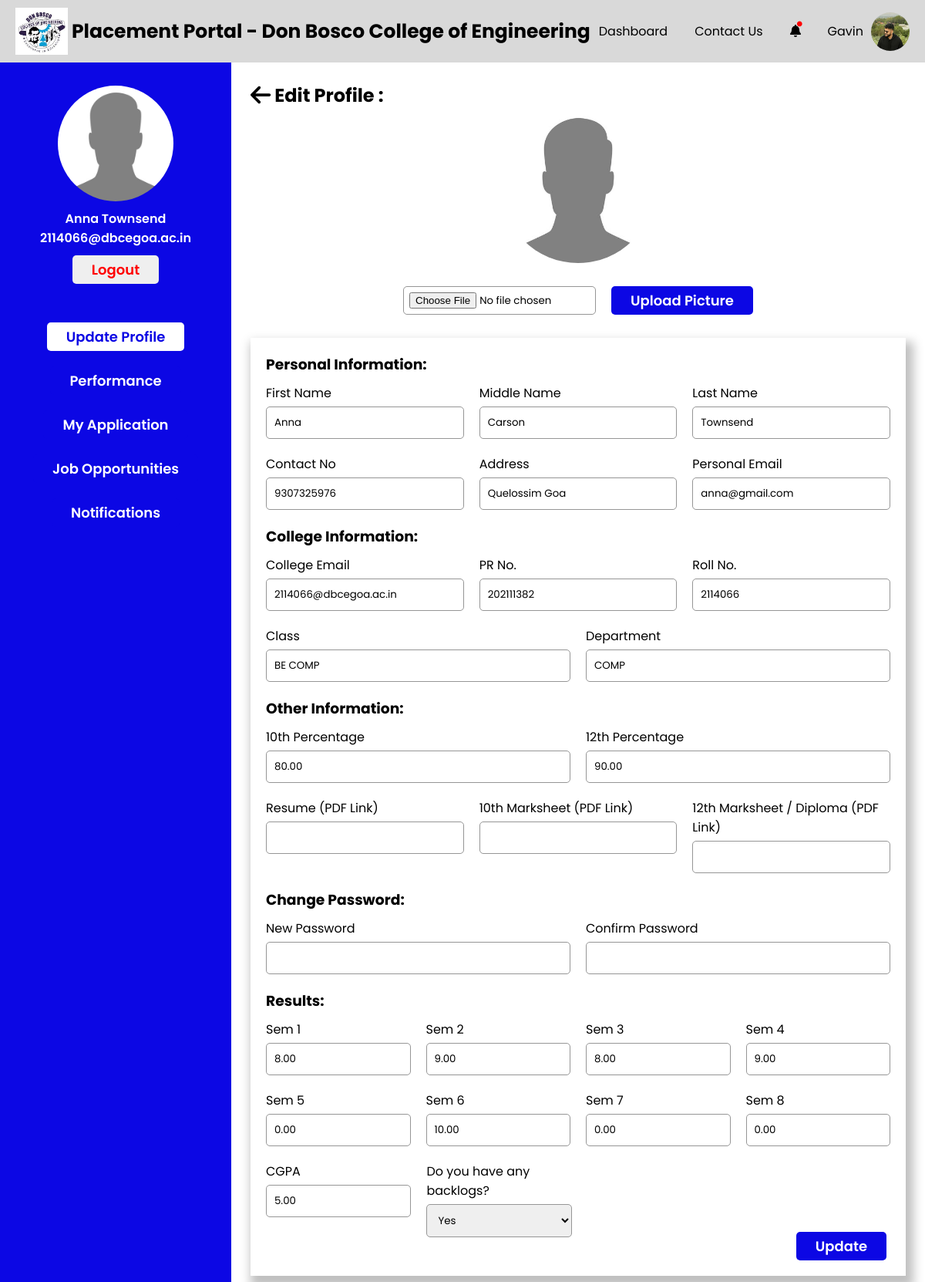
/Students/my-profile.php (signed in), run on an earlier commit of the app's database.
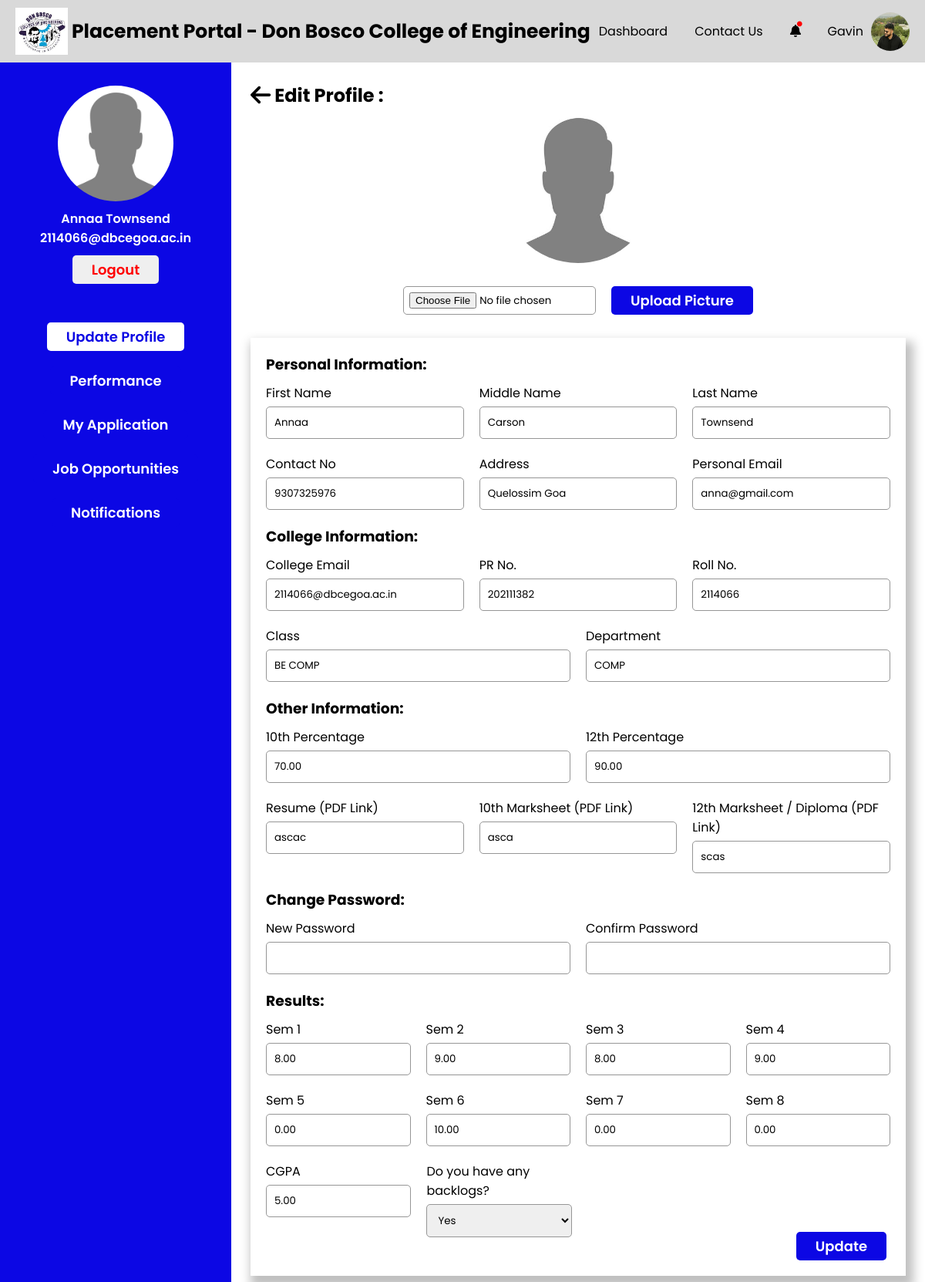
And on a later commit of the database.
### tables this page shows
CREATE TABLE `student` (
  `S_College_Email` varchar(255) NOT NULL,
  `S_Fname` varchar(255) NOT NULL,
  `S_Mname` varchar(255) NOT NULL,
  `S_Lname` varchar(255) NOT NULL,
  `S_Personal_Email` varchar(255) NOT NULL,
  `S_Address` text NOT NULL,
  `S_Phone_no` varchar(20) NOT NULL,
  `S_Roll_no` varchar(50) NOT NULL,
  `S_PR_No` varchar(50) NOT NULL,
  `S_10th_Perc` decimal(5,2) NOT NULL,
  `S_12th_Perc` decimal(5,2) NOT NULL,
  `S_Password` varchar(255) NOT NULL,
  `S_Resume` varchar(255) NOT NULL,
  `S_Profile_pic` varchar(255) NOT NULL,
  `S_10th_marksheet` varchar(255) NOT NULL,
  `S_12th_marksheet` varchar(255) NOT NULL,
  `S_Class_id` int(11) DEFAULT NULL,
  `S_Year_of_Admission` year(4) NOT NULL,
  `Gender` varchar(1) NOT NULL,
  `PLACED` varchar(10) NOT NULL DEFAULT 'No',
  `registration_complete` tinyint(4) NOT NULL DEFAULT 0
);

CREATE TABLE `class` (
  `Class_id` int(11) NOT NULL,
  `Class_name` varchar(255) NOT NULL,
  `Dept_id` int(11) DEFAULT NULL
);

CREATE TABLE `department` (
  `Dept_id` int(11) NOT NULL,
  `Dept_name` varchar(255) NOT NULL
);

CREATE TABLE `result` (
  `S_College_Email` varchar(255) NOT NULL,
  `Sem1_SGPA` decimal(4,2) NOT NULL DEFAULT 0.00,
  `Sem2_SGPA` decimal(4,2) NOT NULL DEFAULT 0.00,
  `Sem3_SGPA` decimal(4,2) NOT NULL DEFAULT 0.00,
  `Sem4_SGPA` decimal(4,2) NOT NULL DEFAULT 0.00,
  `Sem5_SGPA` decimal(4,2) NOT NULL DEFAULT 0.00,
  `Sem6_SGPA` decimal(4,2) NOT NULL DEFAULT 0.00,
  `Sem7_SGPA` decimal(4,2) NOT NULL DEFAULT 0.00,
  `Sem8_SGPA` decimal(4,2) NOT NULL DEFAULT 0.00,
  `CGPA` decimal(4,2) NOT NULL DEFAULT 0.00,
  `has_backlogs` tinyint(1) DEFAULT 0
);

### Students/my-profile.php (the view, shortened to what the rows shown need)
<?php
global $conn;
if (isset($_SESSION["user_type"]) && isset($_SESSION["user_email"])) {
    $fetchStudentQuery = "SELECT S.S_10th_marksheet as marksheet_10, S.S_12th_marksheet as marksheet_12, S.S_10th_Perc as percentage_10, S.S_12th_Perc as percentage_12, S.S_Address as address, S.S_College_Email as cemail, S.S_Fname as fname, S.S_Lname as lname, S.S_Mname as mname, S.S_Personal_Email as pemail, S.S_Phone_no as phoneno, S.S_PR_No as prno, S.S_Resume as resume, S.S_Roll_no as rollno, S.S_Year_of_Admission as yoa, C.Class_name as class, D.Dept_name as department, S.S_Profile_pic as image, R.Sem1_SGPA as sem1, R.Sem2_SGPA as sem2, R.Sem3_SGPA as sem3,R.Sem4_SGPA as sem4,R.Sem5_SGPA as sem5,R.Sem6_SGPA as sem6,R.Sem7_SGPA as sem7,R.Sem8_SGPA as sem8,R.CGPA as cgpa,R.has_backlogs as backs FROM student S INNER JOIN class as C ON C.Class_id = S.S_Class_id INNER JOIN department as D ON D.Dept_id = C.Dept_id INNER JOIN result as R ON R.S_College_Email = S.S_College_Email WHERE S.S_College_Email = ?;";
    $fetchStudent = $conn->prepare($fetchStudentQuery);
    $fetchStudent->bind_param("s", $_SESSION["user_email"]);
    $fetchStudent->execute();
    $result = $fetchStudent->get_result();
    if ($result->num_rows > 0) {
        $StudentInfo = $result->fetch_assoc();
        $StudentFName = htmlspecialchars($StudentInfo['fname']);
        $StudentMName = htmlspecialchars($StudentInfo['mname']);
        $StudentLName = htmlspecialchars($StudentInfo['lname']);
        $StudentAddress = htmlspecialchars($StudentInfo['address']);
        $StudentMarksheet_12 = htmlspecialchars($StudentInfo['marksheet_12']);
        $StudentMarksheet_10 = htmlspecialchars($StudentInfo['marksheet_10']);
        $StudentPercentage_10 = htmlspecialchars($StudentInfo['percentage_10']);
        $StudentPercentage_12 = htmlspecialchars($StudentInfo['percentage_12']);
        $StudentPEmail = htmlspecialchars($StudentInfo['pemail']);
        $StudentCEmail = htmlspecialchars($StudentInfo['cemail']);
        $StudentClass = htmlspecialchars($StudentInfo['class']);
        $StudentDepartment = htmlspecialchars($StudentInfo['department']);
        $StudentImage = htmlspecialchars($StudentInfo['image']);
        $StudentRollNo = htmlspecialchars($StudentInfo['rollno']);
        $StudentPhoneNo = htmlspecialchars($StudentInfo['phoneno']);
        $StudentPRN = htmlspecialchars($StudentInfo['prno']);
        $StudentResume = htmlspecialchars($StudentInfo['resume']);
        $StudentSem1 = htmlspecialchars($StudentInfo['sem1']);
        $StudentSem2 = htmlspecialchars($StudentInfo['sem2']);
        $StudentSem3 = htmlspecialchars($StudentInfo['sem3']);
        $StudentSem4 = htmlspecialchars($StudentInfo['sem4']);
        $StudentSem5 = htmlspecialchars($StudentInfo['sem5']);
        $StudentSem6 = htmlspecialchars($StudentInfo['sem6']);
        $StudentSem7 = htmlspecialchars($StudentInfo['sem7']);
        $StudentSem8 = htmlspecialchars($StudentInfo['sem8']);
        $StudentCGPA = htmlspecialchars($StudentInfo['cgpa']);
        $StudentBacks = htmlspecialchars($StudentInfo['backs']);
    } else {
    }
} else {
    echo "Session variables not set.";
    exit();
}
?>
<!DOCTYPE html>
<html lang="en">
<head>
    <?php include './head.php' ?>
    <link rel="stylesheet" href="./css/my-profile.css">
</head>
<body>
    <div id="wrapper">
        <?php include './header.php' ?>
        <div class="container">
            <?php include './sidebar.php' ?>
            <div class="main-container">
                <h2 class="main-container-heading"><a href="./dashboard.php"><i class="fa-solid fa-arrow-left fa-lg" style="color: #000000;"></i></a>
                    Edit Profile : </h2>
                <?php
                echo '
                <form action="./my-profile.php" method="post" enctype="multipart/form-data" class="profile-image">
                    <img src="../Data/Students/Profile_Images/' . $StudentImage . '" alt="Profile Picture" id="profile-image">
                    <div class="upload-button-container">
                        <input type="file" name="profile_pic">
                        <button type="submit" name="upload_pic" class="change-picture">Upload Picture</button>
                    </div>
                </form>';
                ?>
                <div class="sections">
                    <form action="./my-profile.php" method="post">
                        <?php
                        echo '<div class="form-adjust">
                            <div>
                                <label for="fname">First Name</label><br>
                                <input type="text" name="fname" value="' . $StudentFName . '">
                            </div>
                            <div>
                                <label for="mname">Middle Name</label><br>
                                <input type="text" name="mname" value="' . $StudentMName . '">
                            </div>
                            <div>
                                <label for="lname">Last Name</label><br>
                                <input type="text" name="lname" value="' . $StudentLName . '">
                            </div>
                        </div>
                        <div class="form-adjust">
                            <div>
                                <label for="phno">Contact No</label><br>
                                <input type="text" name="phno" value="' . $StudentPhoneNo . '">
                            </div>
                            <div>
                                <label for="addr">Address</label><br>
                                <input type="text" name="addr" value="' . $StudentAddress . '">
                            </div>
                            <div>
                                <label for="pemail">Personal Email</label><br>
                                <input type="text" name="pemail" value="' . $StudentPEmail . '">
                            </div>
                        </div>';
                        ?>
                        <?php
                        echo '<div class="form-adjust">
                            <div>
                                <label for="cemail">College Email</label><br>
                                <input type="text" name="cemail" value="' . $StudentCEmail . '">
                            </div>
                            <div>
                                <label for="prn">PR No.</label><br>
                                <input type="text" name="prn" value="' . $StudentPRN . '">
                            </div>
                            <div>
                                <label for="rollno">Roll No.</label><br>
                                <input type="text" name="rollno" value="' . $StudentRollNo . '">
                            </div>
                        </div>
                        <div class="form-adjust">
                            <div>
                                <label for="class">Class</label><br>
                                <input type="text" name="class" value="' . $StudentClass . '">
                            </div>
                            <div>
                                <label for="department">Department</label><br>
                                <input type="text" name="department" value="' . $StudentDepartment . '">
                            </div>
                        </div>
                        <div class="form-adjust">
                            <div>
                                <label for="per10">10th Percentage</label><br>
                                <input type="number" name="per10" step="0.01" min="0" max="100" value="' . $StudentPercentage_10 . '">
                            </div>
                            <div>
                                <label for="per12">12th Percentage</label><br>
                                <input type="number" name="per12" step="0.01" min="0" max="100" value="' . $StudentPercentage_12 . '">
                            </div>
                        </div>
                        <div class="form-adjust">
                            <div>
                                <label for="resume">Resume (PDF Link)</label><br>
                                <input type="text" name="resume" value="' . $StudentResume . '">
                            </div>
                            <div>
                                <label for="marksheet_10">10th Marksheet (PDF Link)</label><br>
                                <input type="text" name="marksheet_10" value="' . $StudentMarksheet_10 . '">
                            </div>
                            <div>
                                <label for="marksheet_12">12th Marksheet / Diploma (PDF Link)</label><br>
                                <input type="text" name="marksheet_12" value="' . $StudentMarksheet_12 . '">
                            </div>
                        </div>';
                        ?>
                        <?php
                        echo '<div class="form-adjust">
                        </div>
                        <div class="form-adjust">
                            <div>
                                <label for="sem1">Sem 1</label><br>
                                <input type="number" name="sem1" step="0.01" min="0" max="10" value="' . $StudentSem1 . '">
                            </div>
                            <div>
                                <label for="sem2">Sem 2</label><br>
                                <input type="number" name="sem2" step="0.01" min="0" max="10" value="' . $StudentSem2 . '">
                            </div>
                            <div>
                                <label for="sem3">Sem 3</label><br>
                                <input type="number" name="sem3" step="0.01" min="0" max="10" value="' . $StudentSem3 . '">
                            </div>
                            <div>
                                <label for="sem4">Sem 4</label><br>
                                <input type="number" name="sem4" step="0.01" min="0" max="10" value="' . $StudentSem4 . '">
                            </div>
                        </div>
                        <div class="form-adjust">
                            <div>
                                <label for="sem5">Sem 5</label><br>
                                <input type="number" name="sem5" step="0.01" min="0" max="10" value="' . $StudentSem5 . '">
                            </div>
                            <div>
                                <label for="sem6">Sem 6</label><br>
                                <input type="number" name="sem6" step="0.01" min="0" max="10" value="' . $StudentSem6 . '">
                            </div>
                            <div>
                                <label for="sem7">Sem 7</label><br>
                                <input type="number" name="sem7" step="0.01" min="0" max="10" value="' . $StudentSem7 . '">
                            </div>
                            <div>
                                <label for="sem8">Sem 8</label><br>
                                <input type="number" name="sem8" step="0.01" min="0" max="10" value="' . $StudentSem8 . '">
                            </div>
                        </div>
                        <div class="form-adjust cgpa">
                            <div>
                                <label for="cgpa">CGPA</label><br>
                                <input type="number" name="cgpa" step="0.01" min="0" max="10" value="' . $StudentCGPA . '" step="0.01" min="0" max="10">
                            </div>
                            <div>
                                <label for="backs">Do you have any backlogs?</label><br>
                                <select name="backs" id="">';
                        if ($StudentBacks == "0") {
                            echo '<option value="0" selected>No</option>
                         <option value="1">Yes</option>
                                </select>
                        </div>
                        </div>';
                        } else {
                            echo '<option value="0">No</option>
                         <option value="1" selected>Yes</option>
                                </select>
                        </div>
                        </div>';
                        }
                        ?>
                    </form>
                </div>
            </div>
        </div>
    </div>
</body>
</html>

### Students/sidebar.php (shortened to what the rows shown need)
<?php
global $conn;
if (isset($_SESSION["user_type"]) && isset($_SESSION["user_email"])) {
    $useremail = $_SESSION["user_email"];
    $fetchStudentQuery = "SELECT S_Fname, S_Lname, S_Profile_pic FROM student WHERE S_College_Email = ?";
    $fetchStudent = $conn->prepare($fetchStudentQuery);
    $fetchStudent->bind_param("s", $useremail);
    $fetchStudent->execute();
    $result = $fetchStudent->get_result();
    if ($result->num_rows > 0) {
        $userInfo = $result->fetch_assoc();
        $userName = htmlspecialchars($userInfo['S_Fname'] . ' ' . $userInfo['S_Lname']);
        $userProfilePic = htmlspecialchars($userInfo['S_Profile_pic']);
        $userEmail = htmlspecialchars($useremail);
        echo '<div class="side-bar-container">
                        <div class="fixed-container">
                            <div class="top-container">
                                <img src="../Data/Students/Profile_Images/'. $userProfilePic . '" alt="'.$userProfilePic.'">
                                <p>' . $userName . '</p>
                                <p>' . $userEmail . '</p>
                                <a href="../logout.php"><button>Logout</button></a>
                            </div>
                            <div class="bottom-container">
                                <a href="./my-profile.php"><button id="myprofile">Update Profile</button></a>
                                <a href="./performance-and-metrics.php"><button id="performance">Performance</button></a>
                                <a href="./my-applications.php"><button id="myapplications">My Application</button></a>
                                <a href="./job-opportunities.php"><button id="jobopportunities">Job Opportunities</button></a>
                                <a href="./notifications.php"><button id="notifications">Notifications</button></a>
                            </div>
                        </div>
                    </div>';
    } else {
    }
} else {
    echo "Session variables not set.";
}

What changed in the data, as far as the page shows it:
changed student "Carson": userName "Anna Townsend" → "Annaa Townsend"; fname "Anna" → "Annaa"; per10 "80.00" → "70.00"; resume (not shown) → "ascac"; marksheet_10 (not shown) → "asca"; marksheet_12 (not shown) → "scas"
